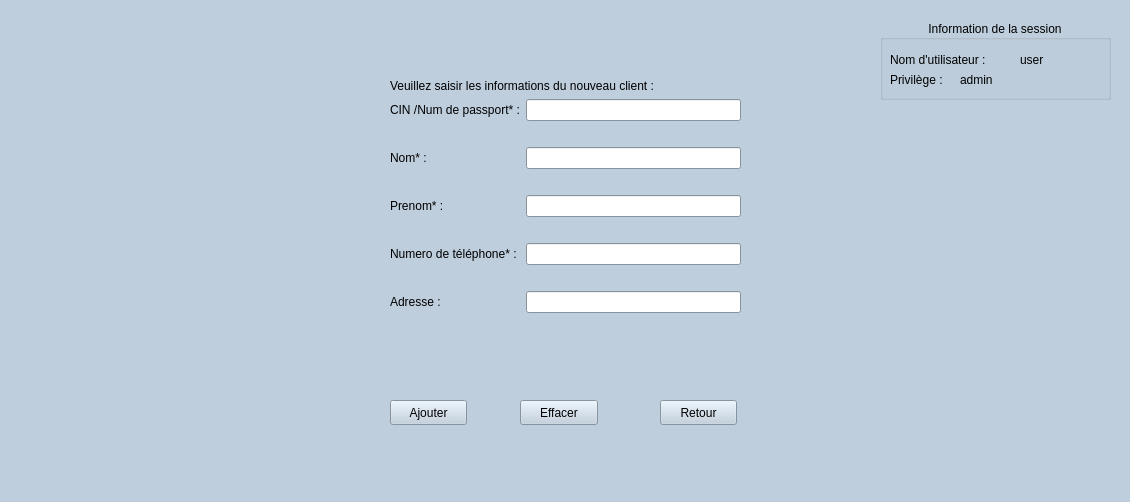
<?xml version="1.0" encoding="UTF-8"?>
<ui version="4.0">
 <class>ajoutclient</class>
 <widget class="QMainWindow" name="ajoutclient">
  <property name="geometry">
   <rect>
    <x>0</x>
    <y>0</y>
    <width>1130</width>
    <height>502</height>
   </rect>
  </property>
  <property name="palette">
   <palette>
    <active>
     <colorrole role="WindowText">
      <brush brushstyle="SolidPattern">
       <color alpha="255">
        <red>0</red>
        <green>0</green>
        <blue>0</blue>
       </color>
      </brush>
     </colorrole>
     <colorrole role="Button">
      <brush brushstyle="SolidPattern">
       <color alpha="255">
        <red>190</red>
        <green>206</green>
        <blue>221</blue>
       </color>
      </brush>
     </colorrole>
     <colorrole role="Light">
      <brush brushstyle="SolidPattern">
       <color alpha="255">
        <red>255</red>
        <green>255</green>
        <blue>255</blue>
       </color>
      </brush>
     </colorrole>
     <colorrole role="Midlight">
      <brush brushstyle="SolidPattern">
       <color alpha="255">
        <red>222</red>
        <green>230</green>
        <blue>238</blue>
       </color>
      </brush>
     </colorrole>
     <colorrole role="Dark">
      <brush brushstyle="SolidPattern">
       <color alpha="255">
        <red>95</red>
        <green>103</green>
        <blue>110</blue>
       </color>
      </brush>
     </colorrole>
     <colorrole role="Mid">
      <brush brushstyle="SolidPattern">
       <color alpha="255">
        <red>127</red>
        <green>137</green>
        <blue>147</blue>
       </color>
      </brush>
     </colorrole>
     <colorrole role="Text">
      <brush brushstyle="SolidPattern">
       <color alpha="255">
        <red>0</red>
        <green>0</green>
        <blue>0</blue>
       </color>
      </brush>
     </colorrole>
     <colorrole role="BrightText">
      <brush brushstyle="SolidPattern">
       <color alpha="255">
        <red>255</red>
        <green>255</green>
        <blue>255</blue>
       </color>
      </brush>
     </colorrole>
     <colorrole role="ButtonText">
      <brush brushstyle="SolidPattern">
       <color alpha="255">
        <red>0</red>
        <green>0</green>
        <blue>0</blue>
       </color>
      </brush>
     </colorrole>
     <colorrole role="Base">
      <brush brushstyle="SolidPattern">
       <color alpha="255">
        <red>255</red>
        <green>255</green>
        <blue>255</blue>
       </color>
      </brush>
     </colorrole>
     <colorrole role="Window">
      <brush brushstyle="SolidPattern">
       <color alpha="255">
        <red>190</red>
        <green>206</green>
        <blue>221</blue>
       </color>
      </brush>
     </colorrole>
     <colorrole role="Shadow">
      <brush brushstyle="SolidPattern">
       <color alpha="255">
        <red>0</red>
        <green>0</green>
        <blue>0</blue>
       </color>
      </brush>
     </colorrole>
     <colorrole role="AlternateBase">
      <brush brushstyle="SolidPattern">
       <color alpha="255">
        <red>222</red>
        <green>230</green>
        <blue>238</blue>
       </color>
      </brush>
     </colorrole>
     <colorrole role="ToolTipBase">
      <brush brushstyle="SolidPattern">
       <color alpha="255">
        <red>255</red>
        <green>255</green>
        <blue>220</blue>
       </color>
      </brush>
     </colorrole>
     <colorrole role="ToolTipText">
      <brush brushstyle="SolidPattern">
       <color alpha="255">
        <red>0</red>
        <green>0</green>
        <blue>0</blue>
       </color>
      </brush>
     </colorrole>
     <colorrole role="PlaceholderText">
      <brush brushstyle="SolidPattern">
       <color alpha="128">
        <red>0</red>
        <green>0</green>
        <blue>0</blue>
       </color>
      </brush>
     </colorrole>
    </active>
    <inactive>
     <colorrole role="WindowText">
      <brush brushstyle="SolidPattern">
       <color alpha="255">
        <red>0</red>
        <green>0</green>
        <blue>0</blue>
       </color>
      </brush>
     </colorrole>
     <colorrole role="Button">
      <brush brushstyle="SolidPattern">
       <color alpha="255">
        <red>190</red>
        <green>206</green>
        <blue>221</blue>
       </color>
      </brush>
     </colorrole>
     <colorrole role="Light">
      <brush brushstyle="SolidPattern">
       <color alpha="255">
        <red>255</red>
        <green>255</green>
        <blue>255</blue>
       </color>
      </brush>
     </colorrole>
     <colorrole role="Midlight">
      <brush brushstyle="SolidPattern">
       <color alpha="255">
        <red>222</red>
        <green>230</green>
        <blue>238</blue>
       </color>
      </brush>
     </colorrole>
     <colorrole role="Dark">
      <brush brushstyle="SolidPattern">
       <color alpha="255">
        <red>95</red>
        <green>103</green>
        <blue>110</blue>
       </color>
      </brush>
     </colorrole>
     <colorrole role="Mid">
      <brush brushstyle="SolidPattern">
       <color alpha="255">
        <red>127</red>
        <green>137</green>
        <blue>147</blue>
       </color>
      </brush>
     </colorrole>
     <colorrole role="Text">
      <brush brushstyle="SolidPattern">
       <color alpha="255">
        <red>0</red>
        <green>0</green>
        <blue>0</blue>
       </color>
      </brush>
     </colorrole>
     <colorrole role="BrightText">
      <brush brushstyle="SolidPattern">
       <color alpha="255">
        <red>255</red>
        <green>255</green>
        <blue>255</blue>
       </color>
      </brush>
     </colorrole>
     <colorrole role="ButtonText">
      <brush brushstyle="SolidPattern">
       <color alpha="255">
        <red>0</red>
        <green>0</green>
        <blue>0</blue>
       </color>
      </brush>
     </colorrole>
     <colorrole role="Base">
      <brush brushstyle="SolidPattern">
       <color alpha="255">
        <red>255</red>
        <green>255</green>
        <blue>255</blue>
       </color>
      </brush>
     </colorrole>
     <colorrole role="Window">
      <brush brushstyle="SolidPattern">
       <color alpha="255">
        <red>190</red>
        <green>206</green>
        <blue>221</blue>
       </color>
      </brush>
     </colorrole>
     <colorrole role="Shadow">
      <brush brushstyle="SolidPattern">
       <color alpha="255">
        <red>0</red>
        <green>0</green>
        <blue>0</blue>
       </color>
      </brush>
     </colorrole>
     <colorrole role="AlternateBase">
      <brush brushstyle="SolidPattern">
       <color alpha="255">
        <red>222</red>
        <green>230</green>
        <blue>238</blue>
       </color>
      </brush>
     </colorrole>
     <colorrole role="ToolTipBase">
      <brush brushstyle="SolidPattern">
       <color alpha="255">
        <red>255</red>
        <green>255</green>
        <blue>220</blue>
       </color>
      </brush>
     </colorrole>
     <colorrole role="ToolTipText">
      <brush brushstyle="SolidPattern">
       <color alpha="255">
        <red>0</red>
        <green>0</green>
        <blue>0</blue>
       </color>
      </brush>
     </colorrole>
     <colorrole role="PlaceholderText">
      <brush brushstyle="SolidPattern">
       <color alpha="128">
        <red>0</red>
        <green>0</green>
        <blue>0</blue>
       </color>
      </brush>
     </colorrole>
    </inactive>
    <disabled>
     <colorrole role="WindowText">
      <brush brushstyle="SolidPattern">
       <color alpha="255">
        <red>95</red>
        <green>103</green>
        <blue>110</blue>
       </color>
      </brush>
     </colorrole>
     <colorrole role="Button">
      <brush brushstyle="SolidPattern">
       <color alpha="255">
        <red>190</red>
        <green>206</green>
        <blue>221</blue>
       </color>
      </brush>
     </colorrole>
     <colorrole role="Light">
      <brush brushstyle="SolidPattern">
       <color alpha="255">
        <red>255</red>
        <green>255</green>
        <blue>255</blue>
       </color>
      </brush>
     </colorrole>
     <colorrole role="Midlight">
      <brush brushstyle="SolidPattern">
       <color alpha="255">
        <red>222</red>
        <green>230</green>
        <blue>238</blue>
       </color>
      </brush>
     </colorrole>
     <colorrole role="Dark">
      <brush brushstyle="SolidPattern">
       <color alpha="255">
        <red>95</red>
        <green>103</green>
        <blue>110</blue>
       </color>
      </brush>
     </colorrole>
     <colorrole role="Mid">
      <brush brushstyle="SolidPattern">
       <color alpha="255">
        <red>127</red>
        <green>137</green>
        <blue>147</blue>
       </color>
      </brush>
     </colorrole>
     <colorrole role="Text">
      <brush brushstyle="SolidPattern">
       <color alpha="255">
        <red>95</red>
        <green>103</green>
        <blue>110</blue>
       </color>
      </brush>
     </colorrole>
     <colorrole role="BrightText">
      <brush brushstyle="SolidPattern">
       <color alpha="255">
        <red>255</red>
        <green>255</green>
        <blue>255</blue>
       </color>
      </brush>
     </colorrole>
     <colorrole role="ButtonText">
      <brush brushstyle="SolidPattern">
       <color alpha="255">
        <red>95</red>
        <green>103</green>
        <blue>110</blue>
       </color>
      </brush>
     </colorrole>
     <colorrole role="Base">
      <brush brushstyle="SolidPattern">
       <color alpha="255">
        <red>190</red>
        <green>206</green>
        <blue>221</blue>
       </color>
      </brush>
     </colorrole>
     <colorrole role="Window">
      <brush brushstyle="SolidPattern">
       <color alpha="255">
        <red>190</red>
        <green>206</green>
        <blue>221</blue>
       </color>
      </brush>
     </colorrole>
     <colorrole role="Shadow">
      <brush brushstyle="SolidPattern">
       <color alpha="255">
        <red>0</red>
        <green>0</green>
        <blue>0</blue>
       </color>
      </brush>
     </colorrole>
     <colorrole role="AlternateBase">
      <brush brushstyle="SolidPattern">
       <color alpha="255">
        <red>190</red>
        <green>206</green>
        <blue>221</blue>
       </color>
      </brush>
     </colorrole>
     <colorrole role="ToolTipBase">
      <brush brushstyle="SolidPattern">
       <color alpha="255">
        <red>255</red>
        <green>255</green>
        <blue>220</blue>
       </color>
      </brush>
     </colorrole>
     <colorrole role="ToolTipText">
      <brush brushstyle="SolidPattern">
       <color alpha="255">
        <red>0</red>
        <green>0</green>
        <blue>0</blue>
       </color>
      </brush>
     </colorrole>
     <colorrole role="PlaceholderText">
      <brush brushstyle="SolidPattern">
       <color alpha="128">
        <red>0</red>
        <green>0</green>
        <blue>0</blue>
       </color>
      </brush>
     </colorrole>
    </disabled>
   </palette>
  </property>
  <property name="windowTitle">
   <string>Hotel PACEM</string>
  </property>
  <widget class="QWidget" name="centralwidget">
   <widget class="QGroupBox" name="groupBox">
    <property name="geometry">
     <rect>
      <x>880</x>
      <y>20</y>
      <width>231</width>
      <height>80</height>
     </rect>
    </property>
    <property name="title">
     <string>Information de la session</string>
    </property>
    <property name="alignment">
     <set>Qt::AlignCenter</set>
    </property>
    <widget class="QLabel" name="labeluser">
     <property name="geometry">
      <rect>
       <x>10</x>
       <y>31</y>
       <width>151</width>
       <height>17</height>
      </rect>
     </property>
     <property name="text">
      <string>Nom d'utilisateur :</string>
     </property>
    </widget>
    <widget class="QLabel" name="labelprivilege">
     <property name="geometry">
      <rect>
       <x>10</x>
       <y>51</y>
       <width>141</width>
       <height>17</height>
      </rect>
     </property>
     <property name="text">
      <string>Privilège :</string>
     </property>
    </widget>
    <widget class="QLabel" name="labelusr">
     <property name="geometry">
      <rect>
       <x>140</x>
       <y>29</y>
       <width>81</width>
       <height>21</height>
      </rect>
     </property>
     <property name="text">
      <string>user</string>
     </property>
    </widget>
    <widget class="QLabel" name="labeladm">
     <property name="geometry">
      <rect>
       <x>80</x>
       <y>50</y>
       <width>191</width>
       <height>20</height>
      </rect>
     </property>
     <property name="text">
      <string>admin</string>
     </property>
    </widget>
   </widget>
   <widget class="QPushButton" name="pushButtonajt">
    <property name="geometry">
     <rect>
      <x>390</x>
      <y>400</y>
      <width>77</width>
      <height>25</height>
     </rect>
    </property>
    <property name="text">
     <string>Ajouter</string>
    </property>
   </widget>
   <widget class="QPushButton" name="pushButtonefface">
    <property name="geometry">
     <rect>
      <x>520</x>
      <y>400</y>
      <width>78</width>
      <height>25</height>
     </rect>
    </property>
    <property name="text">
     <string>Effacer</string>
    </property>
   </widget>
   <widget class="QPushButton" name="pushButtonrtr">
    <property name="geometry">
     <rect>
      <x>660</x>
      <y>400</y>
      <width>77</width>
      <height>25</height>
     </rect>
    </property>
    <property name="text">
     <string>Retour</string>
    </property>
   </widget>
   <widget class="QLabel" name="labelstsglb">
    <property name="geometry">
     <rect>
      <x>390</x>
      <y>370</y>
      <width>351</width>
      <height>17</height>
     </rect>
    </property>
    <property name="text">
     <string/>
    </property>
   </widget>
   <widget class="QWidget" name="layoutWidget">
    <property name="geometry">
     <rect>
      <x>390</x>
      <y>70</y>
      <width>351</width>
      <height>291</height>
     </rect>
    </property>
    <layout class="QFormLayout" name="formLayout">
     <property name="horizontalSpacing">
      <number>6</number>
     </property>
     <property name="verticalSpacing">
      <number>6</number>
     </property>
     <property name="topMargin">
      <number>9</number>
     </property>
     <property name="bottomMargin">
      <number>0</number>
     </property>
     <item row="0" column="0" colspan="2">
      <widget class="QLabel" name="labelmsg">
       <property name="text">
        <string>Veuillez saisir les informations du nouveau client :</string>
       </property>
      </widget>
     </item>
     <item row="1" column="0">
      <widget class="QLabel" name="labelcin">
       <property name="text">
        <string>CIN /Num de passport* :</string>
       </property>
      </widget>
     </item>
     <item row="1" column="1">
      <widget class="QLineEdit" name="lineEditcin"/>
     </item>
     <item row="2" column="0" colspan="2">
      <widget class="QLabel" name="labelsts1">
       <property name="text">
        <string/>
       </property>
      </widget>
     </item>
     <item row="3" column="0">
      <widget class="QLabel" name="labelnom">
       <property name="text">
        <string>Nom* :</string>
       </property>
      </widget>
     </item>
     <item row="3" column="1">
      <widget class="QLineEdit" name="lineEditnom"/>
     </item>
     <item row="4" column="0" colspan="2">
      <widget class="QLabel" name="labelsts2">
       <property name="text">
        <string/>
       </property>
      </widget>
     </item>
     <item row="5" column="0">
      <widget class="QLabel" name="labelprenom">
       <property name="text">
        <string>Prenom* :</string>
       </property>
      </widget>
     </item>
     <item row="5" column="1">
      <widget class="QLineEdit" name="lineEditprenom"/>
     </item>
     <item row="6" column="0" colspan="2">
      <widget class="QLabel" name="labelsts3">
       <property name="text">
        <string/>
       </property>
      </widget>
     </item>
     <item row="7" column="0">
      <widget class="QLabel" name="labelnum">
       <property name="text">
        <string>Numero de téléphone* :</string>
       </property>
      </widget>
     </item>
     <item row="7" column="1">
      <widget class="QLineEdit" name="lineEditnum"/>
     </item>
     <item row="8" column="0" colspan="2">
      <widget class="QLabel" name="labelsts4">
       <property name="text">
        <string/>
       </property>
      </widget>
     </item>
     <item row="9" column="0">
      <widget class="QLabel" name="labeladr">
       <property name="text">
        <string>Adresse :</string>
       </property>
      </widget>
     </item>
     <item row="9" column="1">
      <widget class="QLineEdit" name="lineEdit"/>
     </item>
    </layout>
   </widget>
  </widget>
 </widget>
 <resources/>
 <connections/>
</ui>
